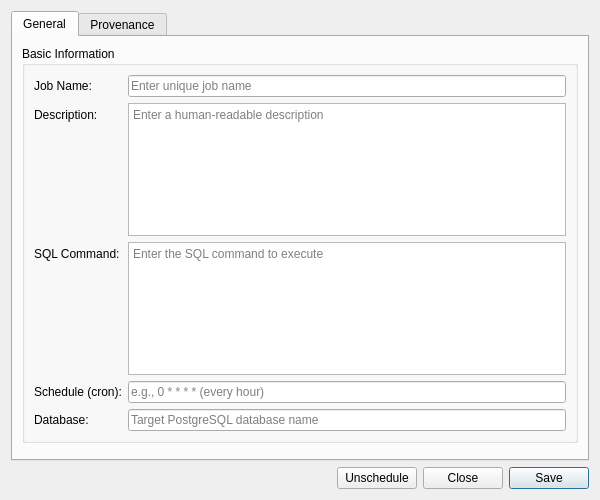
<?xml version="1.0" encoding="UTF-8"?>
<ui version="4.0">
 <class>JobDefinitionDetailDialog</class>
 <widget class="QWidget" name="JobDefinitionDetailDialog">
  <property name="geometry">
   <rect>
    <x>0</x>
    <y>0</y>
    <width>600</width>
    <height>500</height>
   </rect>
  </property>
  <property name="sizePolicy">
   <sizepolicy hsizetype="Preferred" vsizetype="Preferred">
    <horstretch>0</horstretch>
    <verstretch>0</verstretch>
   </sizepolicy>
  </property>
  <property name="minimumSize">
   <size>
    <width>600</width>
    <height>500</height>
   </size>
  </property>
  <property name="windowTitle">
   <string>Job Definition Details</string>
  </property>
  <layout class="QVBoxLayout" name="verticalLayout">
   <item>
    <widget class="QTabWidget" name="tabWidget">
     <property name="currentIndex"><number>0</number></property>
     <widget class="QWidget" name="generalTab">
      <attribute name="title"><string>General</string></attribute>
      <layout class="QVBoxLayout" name="generalLayout">
       <item>
        <widget class="QGroupBox" name="basicInfoGroup">
         <property name="title">
          <string>Basic Information</string>
         </property>
         <layout class="QFormLayout" name="formLayout">
          <item row="0" column="0">
           <widget class="QLabel" name="labelJobName">
            <property name="text">
             <string>Job Name:</string>
            </property>
           </widget>
          </item>
          <item row="0" column="1">
           <widget class="QLineEdit" name="jobNameEdit">
            <property name="placeholderText">
             <string>Enter unique job name</string>
            </property>
           </widget>
          </item>
          <item row="1" column="0">
           <widget class="QLabel" name="labelDescription">
            <property name="text">
             <string>Description:</string>
            </property>
           </widget>
          </item>
          <item row="1" column="1">
           <widget class="QPlainTextEdit" name="descriptionEdit">
            <property name="minimumSize">
             <size>
              <width>0</width>
              <height>80</height>
             </size>
            </property>
            <property name="maximumSize">
             <size>
              <width>16777215</width>
              <height>150</height>
             </size>
            </property>
            <property name="placeholderText">
             <string>Enter a human-readable description</string>
            </property>
           </widget>
          </item>
          <item row="2" column="0">
           <widget class="QLabel" name="labelCommand">
            <property name="text">
             <string>SQL Command:</string>
            </property>
           </widget>
          </item>
          <item row="2" column="1">
           <widget class="QPlainTextEdit" name="commandEdit">
            <property name="minimumSize">
             <size>
              <width>0</width>
              <height>80</height>
             </size>
            </property>
            <property name="maximumSize">
             <size>
              <width>16777215</width>
              <height>150</height>
             </size>
            </property>
            <property name="placeholderText">
             <string>Enter the SQL command to execute</string>
            </property>
           </widget>
          </item>
          <item row="3" column="0">
           <widget class="QLabel" name="labelScheduleExpression">
            <property name="text">
             <string>Schedule (cron):</string>
            </property>
           </widget>
          </item>
          <item row="3" column="1">
           <widget class="QLineEdit" name="scheduleExpressionEdit">
            <property name="placeholderText">
             <string>e.g., 0 * * * * (every hour)</string>
            </property>
           </widget>
          </item>
          <item row="4" column="0">
           <widget class="QLabel" name="labelDatabaseName">
            <property name="text">
             <string>Database:</string>
            </property>
           </widget>
          </item>
          <item row="4" column="1">
           <widget class="QLineEdit" name="databaseNameEdit">
            <property name="placeholderText">
             <string>Target PostgreSQL database name</string>
            </property>
           </widget>
          </item>
         </layout>
        </widget>
       </item>
       <item>
        <spacer name="verticalSpacer">
         <property name="orientation">
          <enum>Qt::Vertical</enum>
         </property>
         <property name="sizeHint" stdset="0">
          <size>
           <width>20</width>
           <height>40</height>
          </size>
         </property>
        </spacer>
       </item>
      </layout>
     </widget>
     <widget class="QWidget" name="provenanceTab">
      <attribute name="title"><string>Provenance</string></attribute>
      <layout class="QVBoxLayout" name="provenanceTabLayout">
       <item>
        <widget class="ores::qt::ProvenanceWidget" name="provenanceWidget" native="true"/>
       </item>
      </layout>
     </widget>
    </widget>
   </item>
   <item>
    <layout class="QHBoxLayout" name="buttonLayout">
     <item>
      <spacer name="horizontalSpacer">
       <property name="orientation">
        <enum>Qt::Horizontal</enum>
       </property>
       <property name="sizeHint" stdset="0">
        <size>
         <width>40</width>
         <height>20</height>
        </size>
       </property>
      </spacer>
     </item>
     <item>
      <widget class="QPushButton" name="unscheduleButton">
       <property name="text">
        <string>Unschedule</string>
       </property>
      </widget>
     </item>
     <item>
      <widget class="QPushButton" name="closeButton">
       <property name="text">
        <string>Close</string>
       </property>
      </widget>
     </item>
     <item>
      <widget class="QPushButton" name="saveButton">
       <property name="text">
        <string>Save</string>
       </property>
       <property name="default">
        <bool>true</bool>
       </property>
      </widget>
     </item>
    </layout>
   </item>
  </layout>
 </widget>
 <customwidgets>
  <customwidget>
   <class>ores::qt::ProvenanceWidget</class>
   <extends>QWidget</extends>
   <header>ores.qt/ProvenanceWidget.hpp</header>
  </customwidget>
 </customwidgets>
 <resources/>
 <connections/>
</ui>
